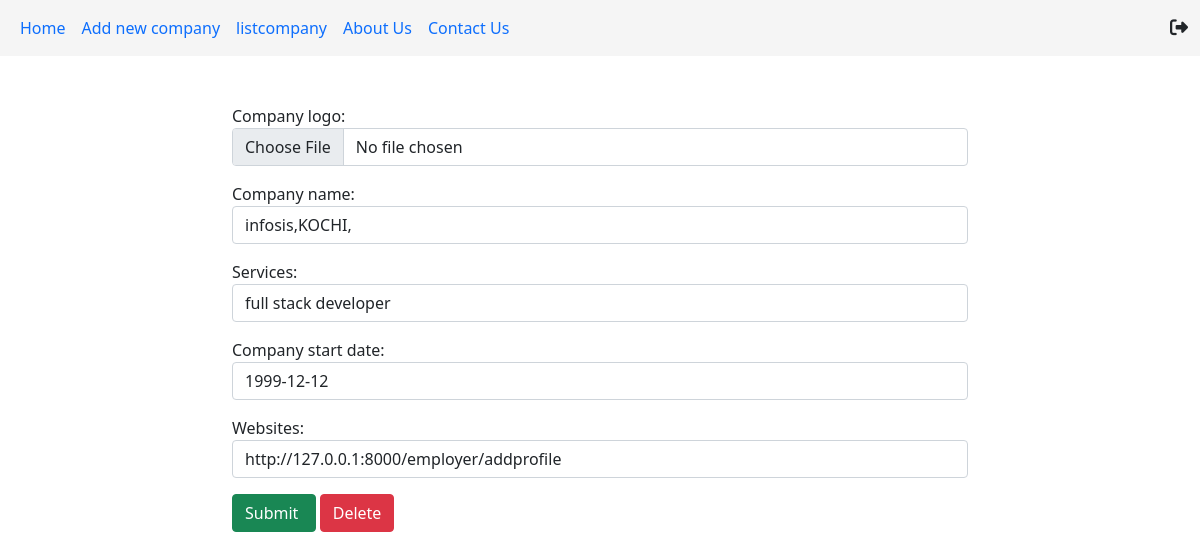
The app's page /editcompany/1 with its own data.
### candidate/models.py (models this page shows)
class company_Profile(models.Model):
    user = models.OneToOneField(MyUser, on_delete=models.CASCADE, related_name='employer', null=True)
    Company_logo = models.ImageField(upload_to="images")
    Company_name = models.CharField(max_length=100)
    Services = models.CharField(max_length=200)
    Company_start_date = models.DateField(null=True)
    Websites = models.CharField(max_length=100)

### employer/views.py (the view)
# urls.py: path("editcompany/<int:id>", views.Editcompany.as_view(), name="editcompany"),
class Editcompany(UpdateView):
        model = company_Profile
        form_class = companyform
        context_object_name = "editcompany"
        pk_url_kwarg = 'id'
        template_name = "editcompany.html"
        success_url = reverse_lazy("listcompany")

### employer/forms.py
class companyform(forms.ModelForm):
    class Meta:
        model =company_Profile
        exclude=("user",)
        widgets = {
            "Company_logo": forms.FileInput(attrs={"class": "form-control"}),
            "Company_name": forms.TextInput(attrs={"class": "form-control"}),
            "Services": forms.TextInput(attrs={"class": "form-control"}),
            "Company_start_date": forms.DateInput(attrs={"class": "form-control"}),
            "Websites":  forms.URLInput(attrs={"class": "form-control"}),
        }

### employer/templates/editcompany.html (shortened to what this page needs)
{%extends 'base.html'%}
{%block body_block%}
<div class="row mt-5">
    <div class="col-2"></div>
    <div class="col-8">
        <form action="" method="post" enctype="multipart/form-data">
            {{form.as_p}}
            <input type="submit" value="Submit " class="btn btn-success">
            <a href="{% url 'deletecompany' editcompany.id%}" class="btn btn-danger ">Delete </a>
        </form>
    </div>
    <div class="col-2"></div>
</div>
{%endblock%}

### records on screen
company_Profile: Company_name "infosis,KOCHI,", Services "full stack developer", Company_start_date "1999-12-12", Websites "http://127.0.0.1:8000/employer/addprofile"
